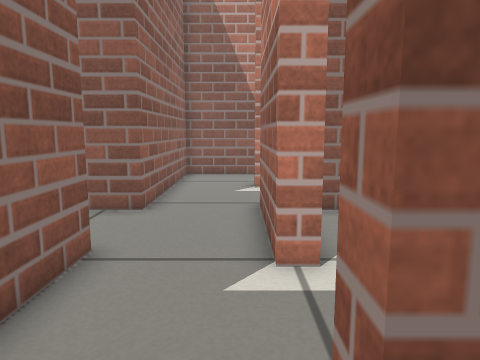
[1] (above)

24 first-person views from a walk through a Gazebo world. The camera is 0.46 m above the floor, tilts 8° down and sees 70° across. The floor is counted in squares, 0.2 m on a side. Each view is taken from the middle of a square. On the plan, view 1 faces up. The plan holds only what a view shows up to about 19 squares ahead; the rest is blank.

[2]
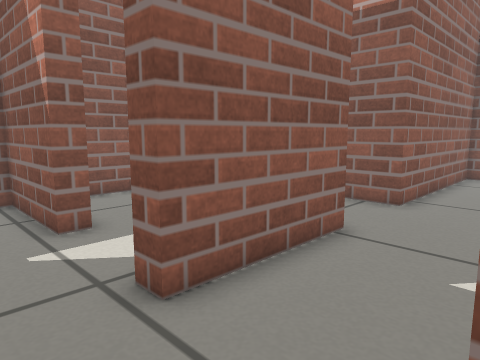

[3]
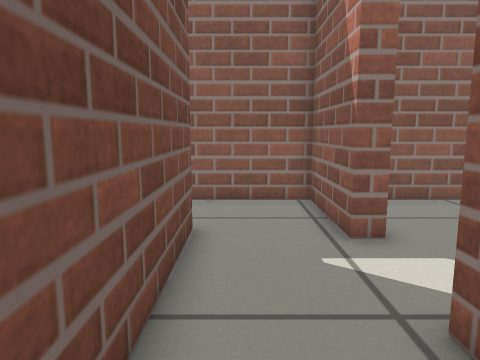

[4]
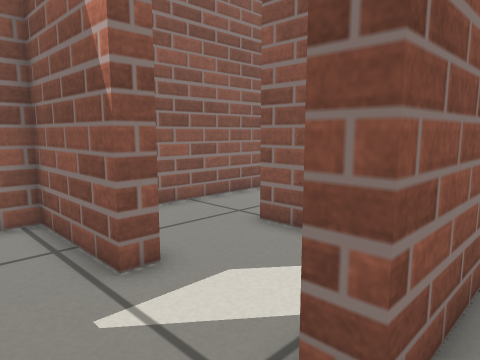

[5]
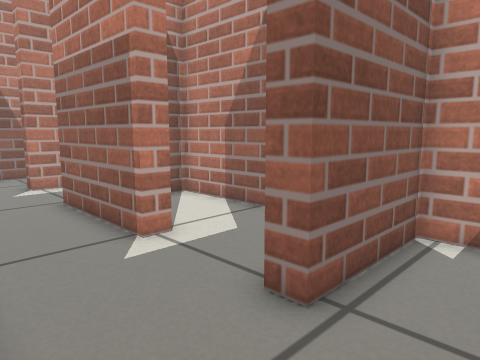

[6]
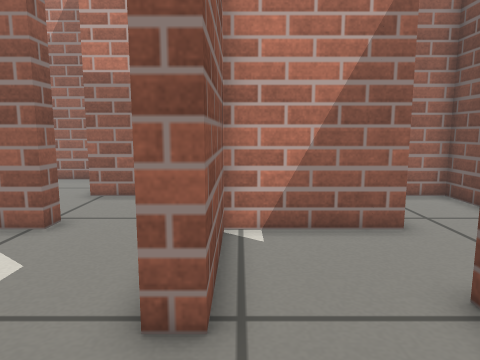

[7]
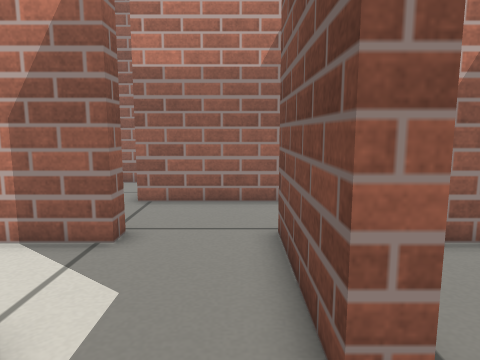

[8]
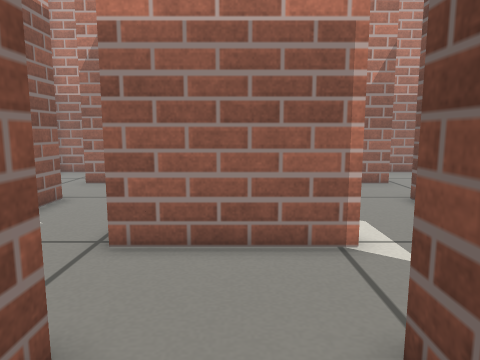

[9]
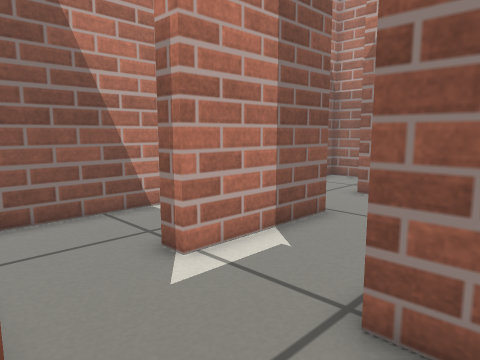

[10]
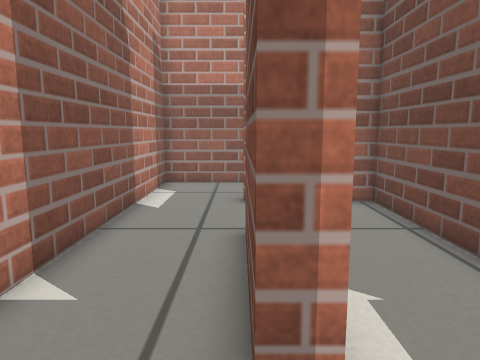

[11]
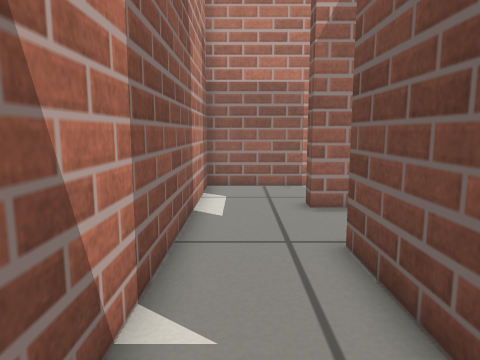

[12]
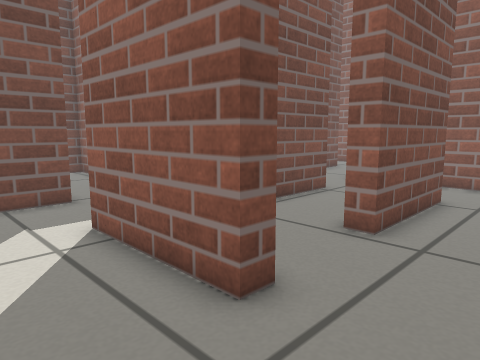

[13]
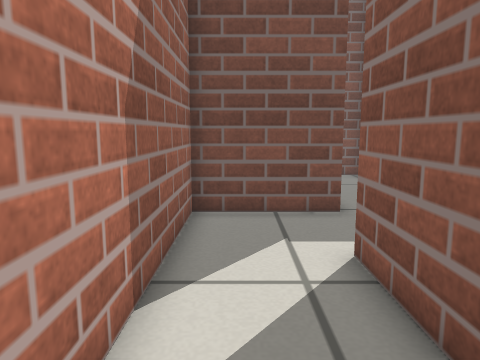

[14]
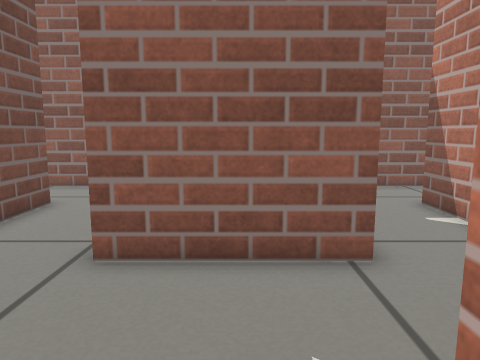

[15]
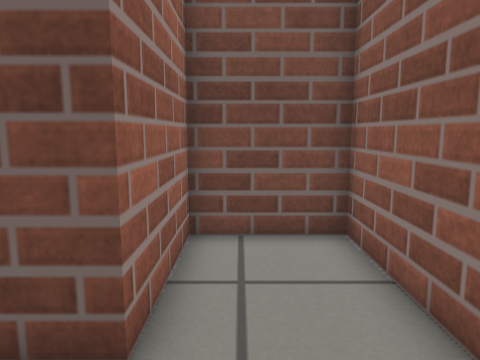

[16]
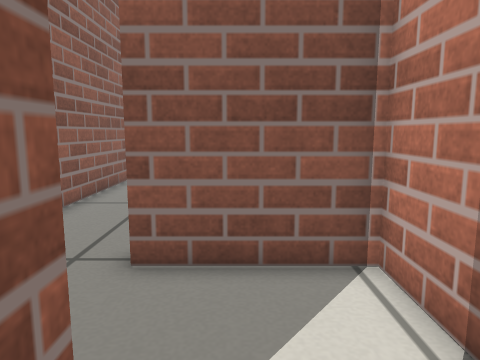

[17]
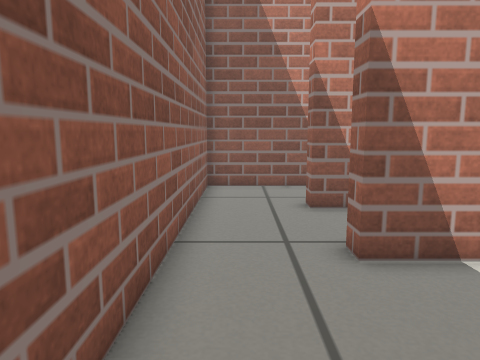

[18]
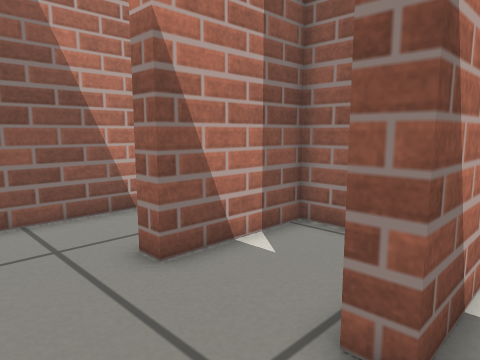

[19]
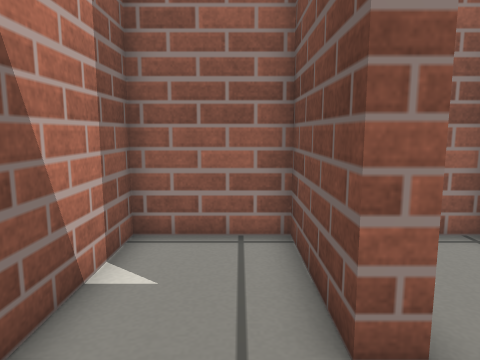

[20]
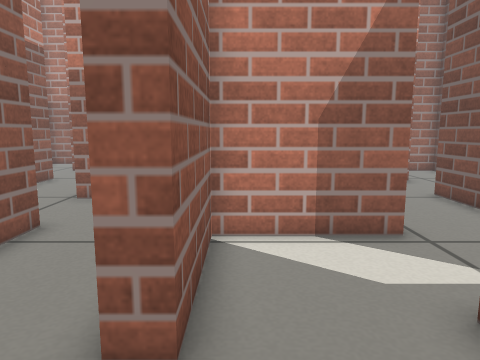

[21]
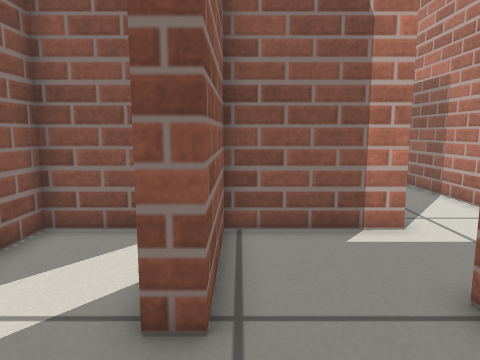

[22]
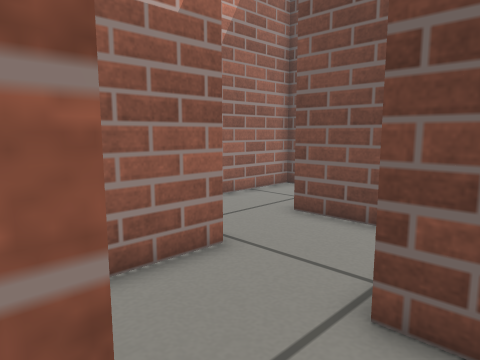

[23]
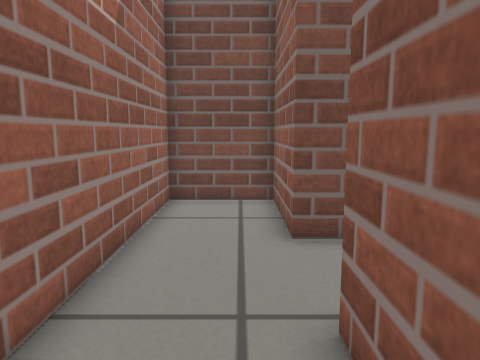

[24]
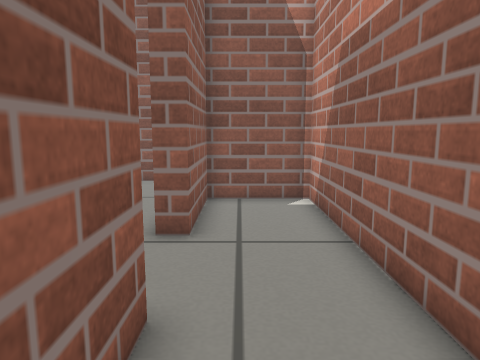

### Floor plan
Points are (right, up) in squares from view 1. A wall is a line through its corners. A room is listed if a view was taken in it or the views show most of it. See-through windows are left out.
Room 1 (views 1, 3, 4, 5, 6, 7, 8, 9, 16, 17, 18, 20)
walls: (-3.9, 6.4) (-2.9, 6.4) (-2.9, 1.4) (-3.6, 1.4) (-3.6, 5.6) (-7.9, 5.6) (-7.9, 6.4); (-7.1, 2.2) (-7.1, 1.4) (-8.5, 1.4); (-2.9, 9.9) (-7.9, 9.9) (-7.9, 10.6); (0.6, 5.6) (0.6, 9.6); (0.6, 1.4) (0.6, 2.1); (-7.9, -2.1) (0.4, -2.1); (-11.4, 10.5) (-11.4, 3.8)
ways out: opening at (1, 0) to room 2; opening at (-1, 10) to room 3; opening at (1, 4) to room 5; opening at (-8, 0) to room 6; opening at (-9.5, 10) to room 10
Room 2 (view 2)
walls: (0.4, -2.1) (1.4, -2.1); (4.9, -1.5) (4.9, 1.4) (0.6, 1.4)
ways out: opening at (1, 0) to room 1; opening at (3, -2.5)
Room 3 (views 10, 11)
walls: (0.6, 14.1) (0.6, 14.9) (5.6, 14.9) (5.6, 14.1) (0.6, 14.1); (0.6, 9.6) (0.6, 10.6) (9.1, 10.6) (9.1, 11.4); (9.1, 13.6) (9.1, 14.9); (8.5, 18.4) (-2.9, 18.4) (-2.9, 9.9)
ways out: opening at (-1, 10) to room 1; opening at (9.5, 17) to room 4
Room 4 (views 12, 13)
walls: (9.1, 14.9) (9.9, 14.9) (9.9, 9.9) (8.5, 9.9); (9.1, 6.4) (13.4, 6.4) (13.4, 18.4) (8.5, 18.4)
ways out: opening at (9.5, 17) to room 3; opening at (9.5, 8) to room 11
Room 5 (views 14, 22)
walls: (1.5, 5.6) (0.6, 5.6); (4.9, 5.6) (4.9, 9.9) (1.4, 9.9) (1.4, 8.4); (0.6, 2.1) (4.6, 2.1)
ways out: opening at (1, 4) to room 1; opening at (5, 4) to room 8
Room 6 (view 15)
walls: (-8.5, 1.4) (-11.4, 1.4) (-11.4, -6.4) (-7.9, -6.4) (-7.9, -2.1)
ways out: opening at (-8, 0) to room 1
Room 7 (view 19)
walls: (-7.9, 14.1) (-7.9, 14.9) (-3.6, 14.9) (-3.6, 18.4) (-11.4, 18.4) (-11.4, 13.5)
ways out: opening at (-10, 14.5) to room 10
Room 8 (view 21)
walls: (5.6, 5.6) (4.9, 5.6); (4.6, 2.1) (5.6, 2.1); (9.1, 1.4) (9.1, 5.4)
ways out: opening at (5, 4) to room 5; opening at (7, 6) to room 11; opening at (7, 2) to room 12
Room 9 (views 23, 24)
walls: (8.5, -2.1) (9.9, -2.1) (9.9, -6.4) (13.4, -6.4) (13.4, 5.6) (9.9, 5.6) (9.9, 1.4) (9.1, 1.4)
ways out: opening at (9.5, 0) to room 12
Room 10 (no view inside)
walls: (-11.4, 13.5) (-11.4, 10.5); (-3.6, 10.6) (-3.6, 14.1) (-7.9, 14.1)
ways out: opening at (-9.5, 10) to room 1; opening at (-10, 14.5) to room 7
Room 11 (no view inside)
walls: (8.5, 9.9) (5.6, 9.9) (5.6, 5.6); (9.1, 5.4) (9.1, 6.4)
ways out: opening at (9.5, 8) to room 4; opening at (7, 6) to room 8
Room 12 (no view inside)
walls: (5.6, -1.1) (5.6, -2.1) (8.5, -2.1)
ways out: opening at (7, 2) to room 8; opening at (9.5, 0) to room 9

Where each view was taken, in squares from view 1:
view 1: 0 up, 0 right, facing up
view 2: 1 down, 1 right, facing up-left
view 3: 1 down, 0 right, facing left
view 4: 1 down, 2 left, facing up-left
view 5: 1 down, 3 left, facing up-right
view 6: 1 up, 3 left, facing right
view 7: 3 up, 2 left, facing right
view 8: 8 up, 6 left, facing right
view 9: 9 up, 3 left, facing up-right
view 10: 15 up, 2 left, facing right
view 11: 17 up, 1 left, facing right
view 12: 18 up, 13 right, facing down-left
view 13: 16 up, 12 right, facing down
view 14: 4 up, 3 right, facing left
view 15: 1 up, 9 left, facing down
view 16: 0 up, 6 left, facing up
view 17: 4 up, 10 left, facing up
view 18: 9 up, 11 left, facing up-right
view 19: 16 up, 11 left, facing right
view 20: 5 up, 11 left, facing right
view 21: 2 up, 6 right, facing up
view 22: 6 up, 4 right, facing down-right
view 23: 5 up, 11 right, facing down
view 24: 6 down, 11 right, facing up
